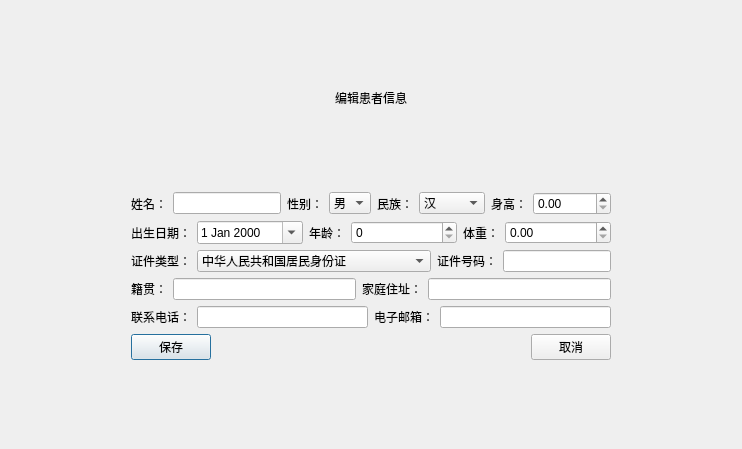
<?xml version="1.0" encoding="UTF-8"?>
<ui version="4.0">
 <class>PatientEditView</class>
 <widget class="QDialog" name="PatientEditView">
  <property name="geometry">
   <rect>
    <x>0</x>
    <y>0</y>
    <width>742</width>
    <height>449</height>
   </rect>
  </property>
  <property name="windowTitle">
   <string>医疗信息管理系统</string>
  </property>
  <layout class="QGridLayout" name="gridLayout">
   <item row="0" column="1">
    <spacer name="verticalSpacer">
     <property name="orientation">
      <enum>Qt::Orientation::Vertical</enum>
     </property>
     <property name="sizeHint" stdset="0">
      <size>
       <width>20</width>
       <height>56</height>
      </size>
     </property>
    </spacer>
   </item>
   <item row="1" column="1">
    <widget class="QLabel" name="label_32">
     <property name="sizePolicy">
      <sizepolicy hsizetype="Preferred" vsizetype="Preferred">
       <horstretch>0</horstretch>
       <verstretch>0</verstretch>
      </sizepolicy>
     </property>
     <property name="layoutDirection">
      <enum>Qt::LayoutDirection::LeftToRight</enum>
     </property>
     <property name="text">
      <string>编辑患者信息</string>
     </property>
     <property name="alignment">
      <set>Qt::AlignmentFlag::AlignCenter</set>
     </property>
    </widget>
   </item>
   <item row="2" column="1">
    <spacer name="verticalSpacer_3">
     <property name="orientation">
      <enum>Qt::Orientation::Vertical</enum>
     </property>
     <property name="sizeHint" stdset="0">
      <size>
       <width>20</width>
       <height>57</height>
      </size>
     </property>
    </spacer>
   </item>
   <item row="3" column="0">
    <spacer name="horizontalSpacer_9">
     <property name="orientation">
      <enum>Qt::Orientation::Horizontal</enum>
     </property>
     <property name="sizeHint" stdset="0">
      <size>
       <width>24</width>
       <height>20</height>
      </size>
     </property>
    </spacer>
   </item>
   <item row="3" column="1">
    <layout class="QVBoxLayout" name="verticalLayout">
     <item>
      <layout class="QHBoxLayout" name="horizontalLayout">
       <item>
        <widget class="QLabel" name="label">
         <property name="sizePolicy">
          <sizepolicy hsizetype="Fixed" vsizetype="Preferred">
           <horstretch>0</horstretch>
           <verstretch>0</verstretch>
          </sizepolicy>
         </property>
         <property name="text">
          <string>姓名：</string>
         </property>
        </widget>
       </item>
       <item>
        <widget class="QLineEdit" name="PatientName">
         <property name="sizePolicy">
          <sizepolicy hsizetype="Minimum" vsizetype="Fixed">
           <horstretch>0</horstretch>
           <verstretch>0</verstretch>
          </sizepolicy>
         </property>
        </widget>
       </item>
       <item>
        <widget class="QLabel" name="label_2">
         <property name="sizePolicy">
          <sizepolicy hsizetype="Fixed" vsizetype="Preferred">
           <horstretch>0</horstretch>
           <verstretch>0</verstretch>
          </sizepolicy>
         </property>
         <property name="text">
          <string>性别：</string>
         </property>
        </widget>
       </item>
       <item>
        <widget class="QComboBox" name="Sex">
         <item>
          <property name="text">
           <string>男</string>
          </property>
         </item>
         <item>
          <property name="text">
           <string>女</string>
          </property>
         </item>
        </widget>
       </item>
       <item>
        <widget class="QLabel" name="label_25">
         <property name="sizePolicy">
          <sizepolicy hsizetype="Fixed" vsizetype="Preferred">
           <horstretch>0</horstretch>
           <verstretch>0</verstretch>
          </sizepolicy>
         </property>
         <property name="text">
          <string>民族：</string>
         </property>
        </widget>
       </item>
       <item>
        <widget class="QComboBox" name="Ration">
         <property name="sizePolicy">
          <sizepolicy hsizetype="Minimum" vsizetype="Fixed">
           <horstretch>0</horstretch>
           <verstretch>0</verstretch>
          </sizepolicy>
         </property>
         <item>
          <property name="text">
           <string>汉</string>
          </property>
         </item>
         <item>
          <property name="text">
           <string>壮</string>
          </property>
         </item>
         <item>
          <property name="text">
           <string>维吾尔</string>
          </property>
         </item>
         <item>
          <property name="text">
           <string>回</string>
          </property>
         </item>
         <item>
          <property name="text">
           <string>苗</string>
          </property>
         </item>
         <item>
          <property name="text">
           <string>满</string>
          </property>
         </item>
         <item>
          <property name="text">
           <string>彝</string>
          </property>
         </item>
         <item>
          <property name="text">
           <string>土家</string>
          </property>
         </item>
         <item>
          <property name="text">
           <string>藏</string>
          </property>
         </item>
         <item>
          <property name="text">
           <string>蒙古</string>
          </property>
         </item>
        </widget>
       </item>
       <item>
        <widget class="QLabel" name="label_4">
         <property name="sizePolicy">
          <sizepolicy hsizetype="Fixed" vsizetype="Preferred">
           <horstretch>0</horstretch>
           <verstretch>0</verstretch>
          </sizepolicy>
         </property>
         <property name="text">
          <string>身高：</string>
         </property>
        </widget>
       </item>
       <item>
        <widget class="QDoubleSpinBox" name="Height">
         <property name="sizePolicy">
          <sizepolicy hsizetype="Expanding" vsizetype="Fixed">
           <horstretch>0</horstretch>
           <verstretch>0</verstretch>
          </sizepolicy>
         </property>
        </widget>
       </item>
      </layout>
     </item>
     <item>
      <layout class="QHBoxLayout" name="horizontalLayout_2">
       <item>
        <widget class="QLabel" name="label_6">
         <property name="sizePolicy">
          <sizepolicy hsizetype="Fixed" vsizetype="Preferred">
           <horstretch>0</horstretch>
           <verstretch>0</verstretch>
          </sizepolicy>
         </property>
         <property name="text">
          <string>出生日期：</string>
         </property>
        </widget>
       </item>
       <item>
        <widget class="QDateEdit" name="Born">
         <property name="sizePolicy">
          <sizepolicy hsizetype="Preferred" vsizetype="Fixed">
           <horstretch>0</horstretch>
           <verstretch>0</verstretch>
          </sizepolicy>
         </property>
         <property name="calendarPopup">
          <bool>true</bool>
         </property>
        </widget>
       </item>
       <item>
        <widget class="QLabel" name="label_3">
         <property name="sizePolicy">
          <sizepolicy hsizetype="Fixed" vsizetype="Preferred">
           <horstretch>0</horstretch>
           <verstretch>0</verstretch>
          </sizepolicy>
         </property>
         <property name="text">
          <string>年龄：</string>
         </property>
        </widget>
       </item>
       <item>
        <widget class="QSpinBox" name="Age">
         <property name="sizePolicy">
          <sizepolicy hsizetype="Preferred" vsizetype="Fixed">
           <horstretch>0</horstretch>
           <verstretch>0</verstretch>
          </sizepolicy>
         </property>
        </widget>
       </item>
       <item>
        <widget class="QLabel" name="label_5">
         <property name="sizePolicy">
          <sizepolicy hsizetype="Fixed" vsizetype="Preferred">
           <horstretch>0</horstretch>
           <verstretch>0</verstretch>
          </sizepolicy>
         </property>
         <property name="text">
          <string>体重：</string>
         </property>
        </widget>
       </item>
       <item>
        <widget class="QDoubleSpinBox" name="Weight"/>
       </item>
      </layout>
     </item>
     <item>
      <layout class="QHBoxLayout" name="horizontalLayout_3">
       <item>
        <widget class="QLabel" name="label_14">
         <property name="sizePolicy">
          <sizepolicy hsizetype="Fixed" vsizetype="Preferred">
           <horstretch>0</horstretch>
           <verstretch>0</verstretch>
          </sizepolicy>
         </property>
         <property name="text">
          <string>证件类型：</string>
         </property>
        </widget>
       </item>
       <item>
        <widget class="QComboBox" name="CertificateType">
         <property name="sizePolicy">
          <sizepolicy hsizetype="Fixed" vsizetype="Fixed">
           <horstretch>0</horstretch>
           <verstretch>0</verstretch>
          </sizepolicy>
         </property>
         <item>
          <property name="text">
           <string>中华人民共和国居民身份证</string>
          </property>
         </item>
         <item>
          <property name="text">
           <string>台湾居民来往大陆通行证</string>
          </property>
         </item>
         <item>
          <property name="text">
           <string>港澳居民来往内地通行证</string>
          </property>
         </item>
         <item>
          <property name="text">
           <string>护照</string>
          </property>
         </item>
         <item>
          <property name="text">
           <string>香港身份证</string>
          </property>
         </item>
         <item>
          <property name="text">
           <string>澳门身份证</string>
          </property>
         </item>
         <item>
          <property name="text">
           <string>中华人民共和国外国人永久居留身份证</string>
          </property>
         </item>
         <item>
          <property name="text">
           <string>港澳居民居住证</string>
          </property>
         </item>
         <item>
          <property name="text">
           <string>台湾居民居住证</string>
          </property>
         </item>
        </widget>
       </item>
       <item>
        <widget class="QLabel" name="label_15">
         <property name="sizePolicy">
          <sizepolicy hsizetype="Fixed" vsizetype="Preferred">
           <horstretch>0</horstretch>
           <verstretch>0</verstretch>
          </sizepolicy>
         </property>
         <property name="text">
          <string>证件号码：</string>
         </property>
        </widget>
       </item>
       <item>
        <widget class="QLineEdit" name="CertificateNumber"/>
       </item>
      </layout>
     </item>
     <item>
      <layout class="QHBoxLayout" name="horizontalLayout_4">
       <item>
        <widget class="QLabel" name="label_20">
         <property name="text">
          <string>籍贯：</string>
         </property>
        </widget>
       </item>
       <item>
        <widget class="QLineEdit" name="NativePlace"/>
       </item>
       <item>
        <widget class="QLabel" name="label_11">
         <property name="text">
          <string>家庭住址：</string>
         </property>
        </widget>
       </item>
       <item>
        <widget class="QLineEdit" name="Place"/>
       </item>
      </layout>
     </item>
     <item>
      <layout class="QHBoxLayout" name="horizontalLayout_5">
       <item>
        <widget class="QLabel" name="label_10">
         <property name="text">
          <string>联系电话：</string>
         </property>
        </widget>
       </item>
       <item>
        <widget class="QLineEdit" name="Phone"/>
       </item>
       <item>
        <widget class="QLabel" name="label_16">
         <property name="text">
          <string>电子邮箱：</string>
         </property>
        </widget>
       </item>
       <item>
        <widget class="QLineEdit" name="Email"/>
       </item>
      </layout>
     </item>
     <item>
      <layout class="QHBoxLayout" name="horizontalLayout_6">
       <item>
        <widget class="QPushButton" name="btSavePatientMessage">
         <property name="text">
          <string>保存</string>
         </property>
        </widget>
       </item>
       <item>
        <spacer name="horizontalSpacer_2">
         <property name="orientation">
          <enum>Qt::Orientation::Horizontal</enum>
         </property>
         <property name="sizeHint" stdset="0">
          <size>
           <width>13</width>
           <height>17</height>
          </size>
         </property>
        </spacer>
       </item>
       <item>
        <widget class="QPushButton" name="btCancelPatientMessage">
         <property name="text">
          <string>取消</string>
         </property>
        </widget>
       </item>
      </layout>
     </item>
    </layout>
   </item>
   <item row="3" column="2">
    <spacer name="horizontalSpacer_10">
     <property name="orientation">
      <enum>Qt::Orientation::Horizontal</enum>
     </property>
     <property name="sizeHint" stdset="0">
      <size>
       <width>24</width>
       <height>20</height>
      </size>
     </property>
    </spacer>
   </item>
   <item row="4" column="1">
    <spacer name="verticalSpacer_2">
     <property name="orientation">
      <enum>Qt::Orientation::Vertical</enum>
     </property>
     <property name="sizeHint" stdset="0">
      <size>
       <width>20</width>
       <height>56</height>
      </size>
     </property>
    </spacer>
   </item>
  </layout>
 </widget>
 <resources/>
 <connections/>
</ui>
